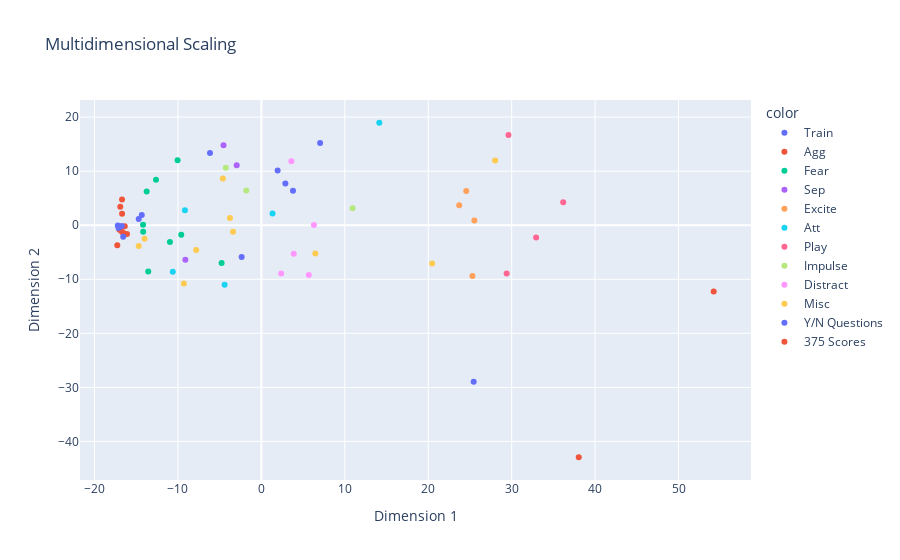

The notebook cell saved with this chart:
### Code cell
px.scatter(x = mds_X,
           y = mds_Y,
           color = header_counts1,
           hover_name = list(master_imp_T.index),
           title = "Multidimensional Scaling",
           labels = {"x": "Dimension 1", "y": "Dimension 2"})

### Figure 1 — Plotly figure (JSON) as saved in the notebook; plotly's stock layout.template omitted (floating-point values rounded to 4 significant figures)
{"data": [{"hovertemplate": "<b>%{hovertext}</b><br><br>color=Train<br>Dimension 1=%{x}<br>Dimension 2=%{y}<extra></extra>", "hovertext": ["Train01", "Train02", "Train03", "Traino4", "Train05", "Train06"], "legendgroup": "Train", "marker": {"color": "#636efa", "symbol": "circle"}, "mode": "markers", "name": "Train", "orientation": "v", "showlegend": true, "type": "scatter", "x": [-6.162, 2.874, 3.789, 1.946, 7.039, 25.44], "xaxis": "x", "y": [13.37, 7.709, 6.361, 10.14, 15.23, -28.94], "yaxis": "y"}, {"hovertemplate": "<b>%{hovertext}</b><br><br>color=Agg<br>Dimension 1=%{x}<br>Dimension 2=%{y}<extra></extra>", "hovertext": ["Agg07", "Agg08", "Agg09", "Agg12", "Agg13", "Agg14", "Agg15", "Agg16", "Agg17"], "legendgroup": "Agg", "marker": {"color": "#EF553B", "symbol": "circle"}, "mode": "markers", "name": "Agg", "orientation": "v", "showlegend": true, "type": "scatter", "x": [-16.11, -16.54, -16.73, -17.02, -16.38, -16.92, -16.71, -17.27, -16.7], "xaxis": "x", "y": [-1.61, -1.438, -1.187, -0.8517, -0.1658, 3.427, 4.74, -3.72, 2.115], "yaxis": "y"}, {"hovertemplate": "<b>%{hovertext}</b><br><br>color=Fear<br>Dimension 1=%{x}<br>Dimension 2=%{y}<extra></extra>", "hovertext": ["Fear18", "Fear19", "Fear21", "Fear22", "Fear23", "Fear24", "Fear25", "Fear26", "Fear27"], "legendgroup": "Fear", "marker": {"color": "#00cc96", "symbol": "circle"}, "mode": "markers", "name": "Fear", "orientation": "v", "showlegend": true, "type": "scatter", "x": [-13.56, -4.768, -13.75, -12.63, -9.607, -14.17, -10.05, -10.96, -14.18], "xaxis": "x", "y": [-8.574, -6.995, 6.255, 8.412, -1.744, -1.228, 12.02, -3.083, 0.0896], "yaxis": "y"}, {"hovertemplate": "<b>%{hovertext}</b><br><br>color=Sep<br>Dimension 1=%{x}<br>Dimension 2=%{y}<extra></extra>", "hovertext": ["Sep29", "Sep30", "Sep31"], "legendgroup": "Sep", "marker": {"color": "#ab63fa", "symbol": "circle"}, "mode": "markers", "name": "Sep", "orientation": "v", "showlegend": true, "type": "scatter", "x": [-4.54, -2.959, -9.113], "xaxis": "x", "y": [14.82, 11.08, -6.398], "yaxis": "y"}, {"hovertemplate": "<b>%{hovertext}</b><br><br>color=Excite<br>Dimension 1=%{x}<br>Dimension 2=%{y}<extra></extra>", "hovertext": ["Excite32", "Excite33", "Excite34", "Excite35"], "legendgroup": "Excite", "marker": {"color": "#FFA15A", "symbol": "circle"}, "mode": "markers", "name": "Excite", "orientation": "v", "showlegend": true, "type": "scatter", "x": [25.53, 23.71, 24.55, 25.3], "xaxis": "x", "y": [0.871, 3.716, 6.333, -9.396], "yaxis": "y"}, {"hovertemplate": "<b>%{hovertext}</b><br><br>color=Att<br>Dimension 1=%{x}<br>Dimension 2=%{y}<extra></extra>", "hovertext": ["Att36", "Att37", "Att38", "Att39", "Att40"], "legendgroup": "Att", "marker": {"color": "#19d3f3", "symbol": "circle"}, "mode": "markers", "name": "Att", "orientation": "v", "showlegend": true, "type": "scatter", "x": [14.13, -4.407, 1.335, -9.166, -10.62], "xaxis": "x", "y": [18.96, -10.99, 2.151, 2.78, -8.622], "yaxis": "y"}, {"hovertemplate": "<b>%{hovertext}</b><br><br>color=Play<br>Dimension 1=%{x}<br>Dimension 2=%{y}<extra></extra>", "hovertext": ["Play41", "Play42", "Play43", "Play44"], "legendgroup": "Play", "marker": {"color": "#FF6692", "symbol": "circle"}, "mode": "markers", "name": "Play", "orientation": "v", "showlegend": true, "type": "scatter", "x": [29.4, 29.62, 32.93, 36.18], "xaxis": "x", "y": [-8.934, 16.71, -2.248, 4.262], "yaxis": "y"}, {"hovertemplate": "<b>%{hovertext}</b><br><br>color=Impulse<br>Dimension 1=%{x}<br>Dimension 2=%{y}<extra></extra>", "hovertext": ["Impulse45", "Impulse46", "Impulse47"], "legendgroup": "Impulse", "marker": {"color": "#B6E880", "symbol": "circle"}, "mode": "markers", "name": "Impulse", "orientation": "v", "showlegend": true, "type": "scatter", "x": [10.93, -4.264, -1.815], "xaxis": "x", "y": [3.146, 10.62, 6.423], "yaxis": "y"}, {"hovertemplate": "<b>%{hovertext}</b><br><br>color=Distract<br>Dimension 1=%{x}<br>Dimension 2=%{y}<extra></extra>", "hovertext": ["Distract48", "Distract49", "Distract50", "Distract51", "Distract52"], "legendgroup": "Distract", "marker": {"color": "#FF97FF", "symbol": "circle"}, "mode": "markers", "name": "Distract", "orientation": "v", "showlegend": true, "type": "scatter", "x": [3.597, 5.686, 6.3, 3.879, 2.373], "xaxis": "x", "y": [11.86, -9.196, 0.04766, -5.269, -8.931], "yaxis": "y"}, {"hovertemplate": "<b>%{hovertext}</b><br><br>color=Misc<br>Dimension 1=%{x}<br>Dimension 2=%{y}<extra></extra>", "hovertext": ["Misc-Basophob", "Misc-Basophob.1", "Misc-Basophob.2", "Misc-Marking61", "Misc-Hyper62", "Misc-Energy63", "Misc-Energy64", "Misc-ChaseTail65", "Misc-ChaseLights66", "Misc-Bark67"], "legendgroup": "Misc", "marker": {"color": "#FECB52", "symbol": "circle"}, "mode": "markers", "name": "Misc", "orientation": "v", "showlegend": true, "type": "scatter", "x": [-3.77, -7.813, -3.394, -9.294, 6.461, 20.47, 28.02, -14.71, -14.01, -4.617], "xaxis": "x", "y": [1.358, -4.578, -1.203, -10.77, -5.228, -7.059, 11.96, -3.833, -2.495, 8.642], "yaxis": "y"}, {"hovertemplate": "<b>%{hovertext}</b><br><br>color=Y/N Questions<br>Dimension 1=%{x}<br>Dimension 2=%{y}<extra></extra>", "hovertext": ["Capable to work in all TSA required areas? ", "Aggressive to people?", "Aggressive to animals?", "Panting Issue?", "Stamina Issue?", "Distraction Issue?", "Environmental Issue?"], "legendgroup": "Y/N Questions", "marker": {"color": "#636efa", "symbol": "circle"}, "mode": "markers", "name": "Y/N Questions", "orientation": "v", "showlegend": true, "type": "scatter", "x": [-2.365, -17.12, -17.21, -16.74, -16.56, -14.34, -14.71], "xaxis": "x", "y": [-5.871, -0.5179, -0.05756, -0.161, -2.12, 1.877, 1.143], "yaxis": "y"}, {"hovertemplate": "<b>%{hovertext}</b><br><br>color=375 Scores<br>Dimension 1=%{x}<br>Dimension 2=%{y}<extra></extra>", "hovertext": ["PACE#", "DRIVE#"], "legendgroup": "375 Scores", "marker": {"color": "#EF553B", "symbol": "circle"}, "mode": "markers", "name": "375 Scores", "orientation": "v", "showlegend": true, "type": "scatter", "x": [54.22, 38.04], "xaxis": "x", "y": [-12.26, -42.93], "yaxis": "y"}], "layout": {"legend": {"title": {"text": "color"}, "tracegroupgap": 0}, "title": {"text": "Multidimensional Scaling"}, "xaxis": {"anchor": "y", "domain": [0, 1], "title": {"text": "Dimension 1"}}, "yaxis": {"anchor": "x", "domain": [0, 1], "title": {"text": "Dimension 2"}}}}
